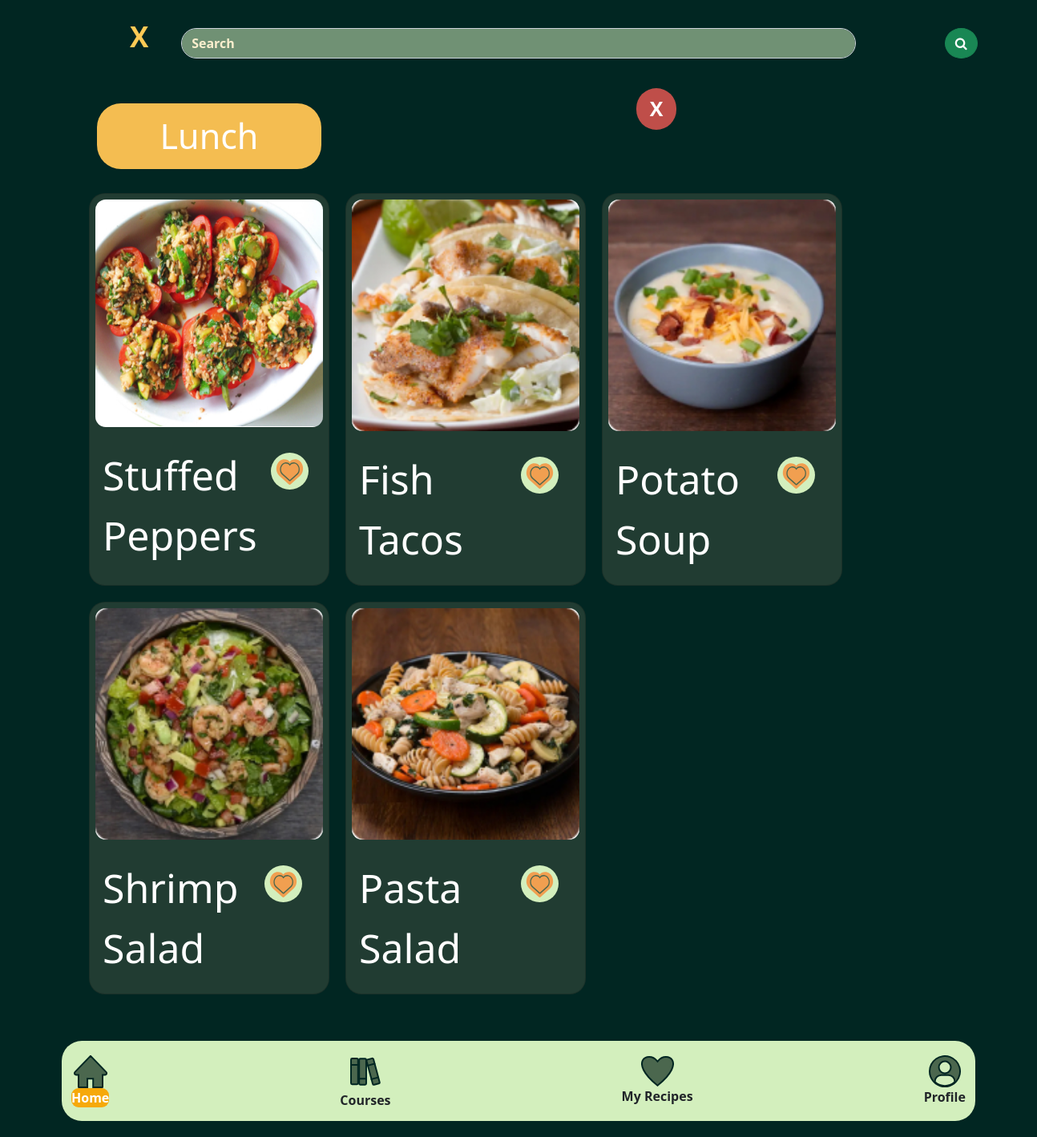
Page /mealFix/search/lunch on the committed database.
### mealFix/models.py (models this page shows)
class Recept(models.Model):
    title = models.CharField(max_length=50)
    time = models.IntegerField()
    tod = models.IntegerField(null=True, blank=True)
    bigsix = models.IntegerField(null=True, blank=True)
    cuisine = models.IntegerField(null=True, blank=True)
    dish_style = models.IntegerField(null=True, blank=True)
    ingredients = models.TextField(blank=True, null=True)
    calories = models.TextField(null=True, blank=True)
    fat = models.TextField(null=True, blank=True)
    carbs = models.TextField(null=True, blank=True)
    fiber = models.TextField(null=True, blank=True)
    sugar = models.TextField(null=True, blank=True)
    protein = models.TextField(null=True, blank=True)
    servings = models.IntegerField(null=True, blank=True)
    step1 = models.TextField(null=True, blank=True)
    step2 = models.TextField(null=True, blank=True)
    step3 = models.TextField(null=True, blank=True)
    step4 = models.TextField(null=True, blank=True)
    step5 = models.TextField(null=True, blank=True)
    step6 = models.TextField(null=True, blank=True)
    step7 = models.TextField(null=True, blank=True)
    step8 = models.TextField(null=True, blank=True)
    step9 = models.TextField(null=True, blank=True)
    step10 = models.TextField(null=True, blank=True)
    myrecipes = models.IntegerField(null=True, blank=True)
    image = models.ImageField(upload_to="cover_image", null=True, blank=True)
    author = models.ForeignKey(User, on_delete=models.CASCADE, null=True, blank=True)

### mealFix/views.py (the view)
# urls.py: path("search/lunch", views.lunchpage, name="lunch"),
def lunchpage(request):
    queryset = Recept.objects.all()
    context = {"recepti": queryset, "form": ReceptForm}
    return render(request, "lunch.html", context=context)

### templates/lunch.html (shortened to what this page needs)
<!DOCTYPE html>
<html lang="en">
<head>
{% load static %}
    <link rel="stylesheet" type="text/css" href="{% static '/css/bootstrap.css' %}" >
<link href="https://maxcdn.bootstrapcdn.com/font-awesome/4.6.3/css/font-awesome.min.css" rel="stylesheet"/>
<body>
<div class="container col-12">
{% load static %}
<div class="container col-12">
<div id="boxes" class="row-cols-lg-2 mx-auto float-container" style="align-items: center; align-content: center; text-align: center; display: flex">
    <div id="leftbox">
        <a href="/mealFix/home" style="color: #FFCA55; font-weight: bolder; font-size: 35px">X</p>
        </a>
    </div>
  <div id="middlebox" class="col-lg-10 float-child1">
      <a href="">
        <input href="/mealFix/profile" type="text" value="Search" class="form-control rounded-5" placeholder="Search" style="background-color: #709174; text-align: left; color: #FCEFCE; font-weight: bolder">
      </a>
  </div>
  <div id="rightbox" class="col-sm float-child2">
        <button class="btn btn-success rounded-circle" type="submit">
            <i class="fa fa-search"></i>
        </button>
  </div>
</div>
<div class="float-container col-10">
    <button id="x" class="btn"><a href="/mealFix/search">X</a></button>
    <button class="btn btn-lg" style="color: white; font-size: 43px; background-color: #F4BD51; border-radius: 30px; width: 280px">Lunch</button>
</div>
<div style="display: flex; flex-direction: row; flex-wrap: wrap;">
    {% for recept in recepti %}
        {% if recept.bigsix == 3 %}
        <div class="card recept-bt" style="width:300px; margin: 10px; height: 490px; background-color: #213C32;border-radius: 20px">
  <img src="{{ MEDIA_URL }}{{ recept.image.url }}" class="card-img-top" alt="..." style="border-radius: 20px">
  <div class="card-body" style="display: flex; color: white">
      <div  class=" float-start">
         <p class="card-title" style="font-size: 50px; text-align: left">{{ recept.title }}</p>
      </div>
      <div class="float-end mx-auto" >
        <a href="#" class="btn btn-lg" style="font-size: 20px;"><img src="{% static "/img/like.svg" %}"></a>
      </div>
  </div>
</div>
            {% endif %}
    {% endfor %}
</div>
<br>
<br>
<div class="navbar fixed-bottom navbar-expand-lg float-container text-center">
    <div class="container text-center" style="background-color: #D3EFBD; border-radius: 25px;  width: 2000px; height: 100px; align-content: center">
        <div class="nav-item">
            <img id="image" src="{% static '/img/icons/home.svg' %}" alt="logo" class="text-center">
            <a class="nav-link" href="/mealFix/home" style="background-color: #F6A90A; border-radius: 9px; color: white">Home</a>
        </div>
        <div class="nav-item">
            <img id="image" src="{% static '/img/icons/books.svg' %}" alt="logo">
            <a class="nav-link" href="/mealFix/course">Courses</a>
        </div>
        <div class="nav-item">
            <img id="image" src="{% static '/img/icons/fav.svg' %}" alt="logo">
            <a class="nav-link" href="/mealFix/myrecipes">My Recipes</a>
        </div>
        <div class="nav-item">
            <img id="image" src="{% static '/img/icons/profil.svg' %}" alt="logo"></a>
            <a class="nav-link" href="/mealFix/profile">Profile</a>
        </div>
        </div>
    </div>
</div>
<br>
<br>
<br>
<br>
<br>
</div>
</body>
</html>

### templates/lunch.html (style rules this page uses)
body { background: #012622; box-shadow: 0px 4px 4px rgba(0, 0, 0, 0.25); }
a { color: white; text-decoration: none; }
.nav-link { text-align: center; font-weight: bolder; }
.float-container { padding: 20px; }
.float-child1 { width: 700px; float: left; }
#leftbox { float:left; width:10%; }
#middlebox { float: left; width:80%; }
#rightbox { float:right; width:25%; }
.card-img-top { padding: 7px; display: block; margin-right: auto; margin-left: auto; width: 298px; height: 320px; background-size: cover; }
#x { position: absolute; color: white; background-color: #BF4E49; font-size: 25px; font-weight: bolder; width: 50px; top: 110px; right: 450px; border-radius: 25px; }

### rows in the picture
Recept: image (picture), title "Stuffed Peppers", bigsix 3 (drawn)
Recept: image (picture), title "Fish Tacos", bigsix 3 (drawn)
Recept: image (picture), title "Potato Soup", bigsix 3 (drawn)
Recept: image (picture), title "Shrimp Salad", bigsix 3 (drawn)
Recept: image (picture), title "Pasta Salad", bigsix 3 (drawn)
